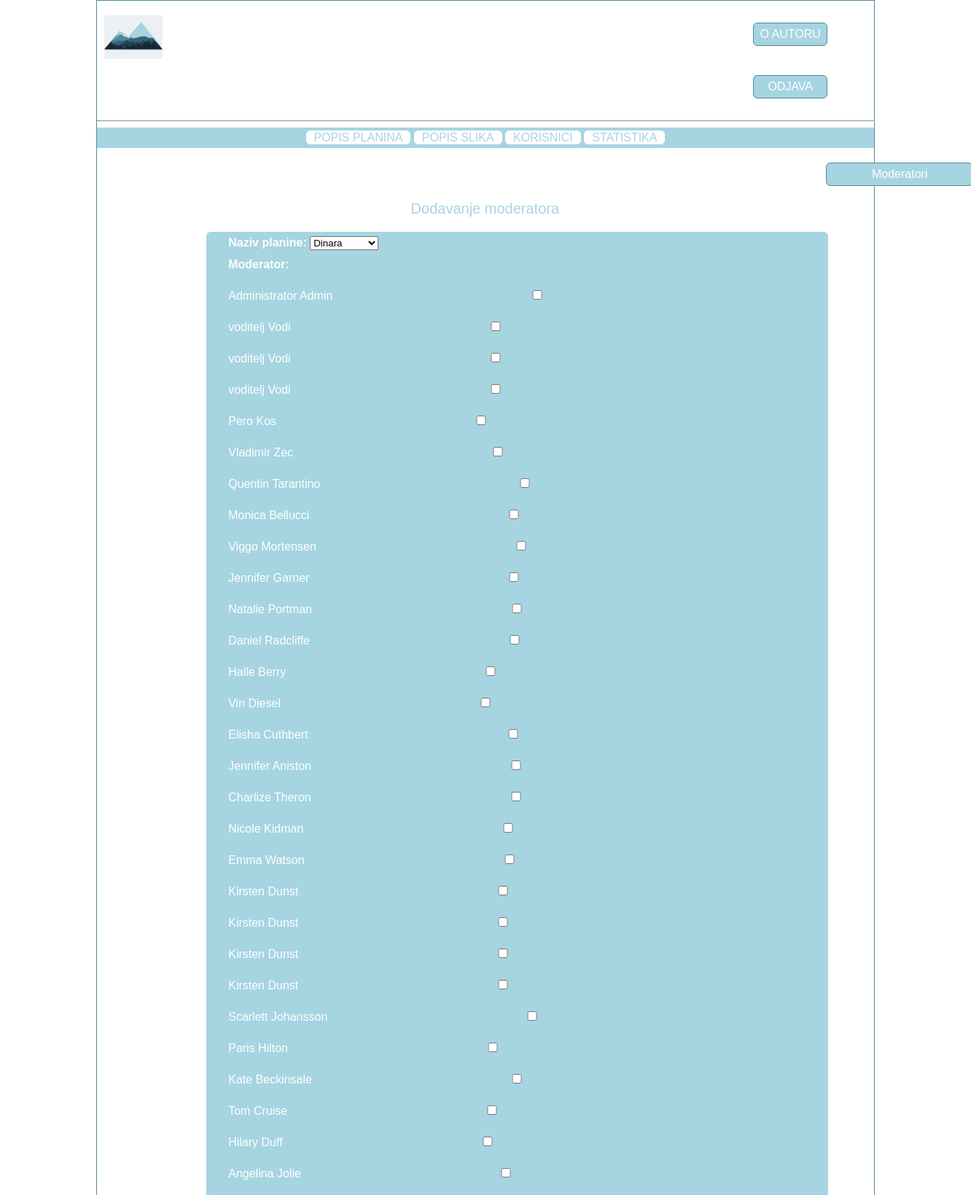
The page /dodaj_moderatora.php (signed in, upper part) on the database its author committed.
### tables this page shows
CREATE TABLE IF NOT EXISTS `korisnik` (
  `korisnik_id` INT NOT NULL AUTO_INCREMENT,
  `tip_korisnika_id` INT NOT NULL,
  `korisnicko_ime` VARCHAR(50) NOT NULL,
  `lozinka` VARCHAR(50) NOT NULL,
  `ime` VARCHAR(50) NOT NULL,
  `prezime` VARCHAR(50) NOT NULL,
  `email` VARCHAR(100) NOT NULL,
  `blokiran` INT(1) NOT NULL,
  `slika` TEXT NULL,
  PRIMARY KEY (`korisnik_id`),
  INDEX `fk_korisnik_tip_korisnika_idx` (`tip_korisnika_id` ASC),
  CONSTRAINT `fk_korisnik_tip_korisnika`
    FOREIGN KEY (`tip_korisnika_id`)
    REFERENCES `tip_korisnika` (`tip_korisnika_id`)
    ON DELETE CASCADE
    ON UPDATE CASCADE);

CREATE TABLE IF NOT EXISTS `moderator` (
  `korisnik_id` INT NOT NULL,
  `planina_id` INT NOT NULL,
  PRIMARY KEY (`korisnik_id`, `planina_id`),
  INDEX `fk_korisnik_has_planina_planina1_idx` (`planina_id` ASC) ,
  INDEX `fk_korisnik_has_planina_korisnik1_idx` (`korisnik_id` ASC) ,
  CONSTRAINT `fk_korisnik_has_planina_korisnik1`
    FOREIGN KEY (`korisnik_id`)
    REFERENCES `korisnik` (`korisnik_id`)
    ON DELETE NO ACTION
    ON UPDATE NO ACTION,
  CONSTRAINT `fk_korisnik_has_planina_planina1`
    FOREIGN KEY (`planina_id`)
    REFERENCES `planina` (`planina_id`)
    ON DELETE NO ACTION
    ON UPDATE NO ACTION);

### bp.php (called while the page is built, shortened)
<?php
	function izvrsiUpit($veza,$upit){
		$rezultat = mysqli_query($veza,$upit);
			return $rezultat;
	}
?>

### dodaj_moderatora.php (the view, shortened to what this page needs)
<?php
	include_once("zaglavlje.php");
	$veza = spajanjeNaBazu();
    if(isset($_SESSION['aktivni_korisnik_id'])){
        if($_SESSION['aktivni_korisnik_tip']=='0'){
			echo "
				<div class=\"dodaj\">
					<a href=\"popis_moderatora.php\">Moderatori</a>
				</div> ";
		} else {
            header("Location:index.php");
            exit();
        }
	 }
		else {
			header("Location:index.php");
			exit();
		}
?>
<form action="<?php if(isset($_GET['planina']))echo "dodaj_moderatora.php?planinaId=$planinaId&planinaNaziv=$planinaNaziv&moderator=$korisnikId";
                    else echo "dodaj_moderatora.php";?>" method="POST">
        <p class="naslov">
        <?php
                if(isset($_GET['planina'])) echo "Uređivanje moderatora za planinu: {$_GET['planinaNaziv']}";
                    else echo "Dodavanje moderatora";
        ?>
        </p>
        <div class="dodaj_sliku">
			<label for="planina"><strong>Naziv planine:</strong></label>
				<select name="planina" id="planina">
					<?php
						$upit = "SELECT planina.planina_id, planina.naziv FROM planina";
                        $rezultat = izvrsiUpit($veza,$upit);
							while(list($planinaId, $planinaNaziv)=mysqli_fetch_array($rezultat)){
                                if(isset($_GET['planina'])){
                                    if($_GET['planina']==$planinaId){
                                        echo'<option value="'.$_GET['planina'].'" selected="selected">'.$_GET['planinaNaziv'].'</option>';
                                    }
									else {
                                        echo "<option value=\"$planinaId\">$planinaNaziv</option>";
                                    }
									}
									else {
										echo "<option value=\"$planinaId\">$planinaNaziv</option>";
                                }
                            }
                      ?>
				 </select>
            <br>
            <label for="moderator"><strong>Moderator:</strong></label>
                    <br>
                    <?php
                        $upit = "SELECT korisnik.korisnik_id, korisnik.ime, korisnik.prezime, moderator.planina_id
                                 FROM korisnik LEFT JOIN moderator ON korisnik.korisnik_id=moderator.korisnik_id";
                        $rezultat = izvrsiUpit($veza,$upit);
                            while(list($korisnikId, $ime, $prezime, $planinaId)=mysqli_fetch_array($rezultat)){
                                 if(isset($_GET['planina'])){
                                    if($_GET['planina']==$planinaId){
                                        echo '<label for="moderator">'.$ime.' '.$prezime.'</label><input type="checkbox" name="moderator" value='.$korisnikId.'><br>';
                                    }
                                    else {
                                        echo '<label for="moderator">'.$ime.' '.$prezime.'</label><input type="checkbox" name="moderator" value='.$korisnikId.'><br>';
                                    }
                                    }
                                    else {
                                        echo '<label for="moderator">'.$ime.' '.$prezime.'</label><input type="checkbox" name="moderator" value='.$korisnikId.'><br>';
                                    }
                            }
                    ?>
        <br>
        </div>
</form>

### style.css (style rules this page uses)
body { font-family:Arial,Helvetica,sans-serif; background-color:white; border:1pt solid #528799; height:100%; width:80%; margin:auto; text-align:left; }
p { font-size: 15px; margin-left: 10px; width:98%; text-align:left; }
.dodaj { margin: 20px 50px 20px 1000px; height: 30px; width: 200px; text-align:center; border: 1px solid #528799; border-radius: 6px; background: #a6d4e1; cursor: pointer; line-height: 30px; }
.dodaj a { text-decoration: none; color: white; }
.dodaj_sliku { margin: 10px 20px 20px 150px; align-items: left; width: 80%; border-radius: 6px; background-color: #a6d4e1; line-height: 30px; }
.dodaj_sliku label { margin-top:20px; margin-left: 30px; color: white; }
.dodaj_sliku input { margin-top: 20px; width: 65%; }
.naslov { text-align:center; font-size: 20px; color: #a6d4e1; }

### rows shown on the page
korisnik: ime "Administrator", prezime "Admin"
moderator: korisnik.ime "voditelj", korisnik.prezime "Vodi"
moderator: korisnik.ime "voditelj", korisnik.prezime "Vodi"
moderator: korisnik.ime "voditelj", korisnik.prezime "Vodi"
korisnik: ime "Pero", prezime "Kos"
korisnik: ime "Vladimir", prezime "Zec"
korisnik: ime "Quentin", prezime "Tarantino"
korisnik: ime "Monica", prezime "Bellucci"
korisnik: ime "Viggo", prezime "Mortensen"
korisnik: ime "Jennifer", prezime "Garner"
korisnik: ime "Natalie", prezime "Portman"
korisnik: ime "Daniel", prezime "Radcliffe"
korisnik: ime "Halle", prezime "Berry"
korisnik: ime "Vin", prezime "Diesel"
korisnik: ime "Elisha", prezime "Cuthbert"
korisnik: ime "Jennifer", prezime "Aniston"
korisnik: ime "Charlize", prezime "Theron"
korisnik: ime "Nicole", prezime "Kidman"
korisnik: ime "Emma", prezime "Watson"
moderator: korisnik.ime "Kirsten", korisnik.prezime "Dunst"
moderator: korisnik.ime "Kirsten", korisnik.prezime "Dunst"
moderator: korisnik.ime "Kirsten", korisnik.prezime "Dunst"
moderator: korisnik.ime "Kirsten", korisnik.prezime "Dunst"
korisnik: ime "Scarlett", prezime "Johansson"
korisnik: ime "Paris", prezime "Hilton"
korisnik: ime "Kate", prezime "Beckinsale"
korisnik: ime "Tom", prezime "Cruise"
korisnik: ime "Hilary", prezime "Duff"
korisnik: ime "Angelina", prezime "Jolie"

### other values the page prints
form field planina "Dinara"
